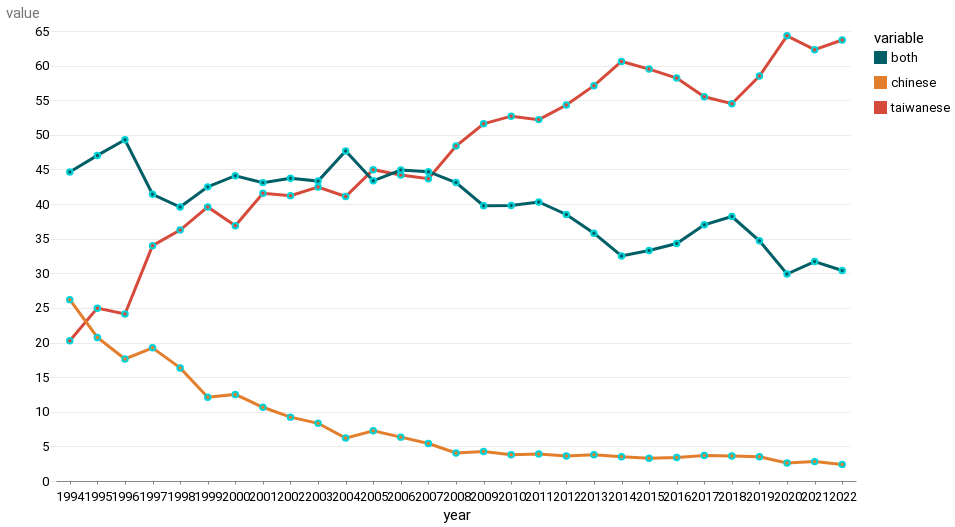

Source (notebook cell):
### Code cell
alt.Chart(id_long).mark_line(point=True).encode(
    x="year:O", y="value", color="variable:N"
)

### Figure 1 — Vega-Lite specification as saved in the notebook (floating-point values rounded to 4 significant figures)
{"config": {"view": {"width": 800, "height": 450, "strokeOpacity": 0}, "background": "#ffffff", "title": {"anchor": "start", "font": "Summit Sans", "fontColor": "palette[\"black\"]", "fontSize": 18, "fontWeight": "normal"}, "arc": {"fill": "#00d4d8"}, "area": {"fill": "#00d4d8"}, "line": {"stroke": "#00d4d8", "strokeWidth": 3}, "path": {"stroke": "#00d4d8"}, "rect": {"fill": "#00d4d8"}, "shape": {"stroke": "#00d4d8"}, "bar": {"fill": "#00d4d8"}, "point": {"stroke": "#00d4d8"}, "symbol": {"fill": "#00d4d8", "size": 30}, "axis": {"titleFont": "Roboto", "titleFontSize": 15, "titleFontWeight": "normal", "labelFont": "Roboto, sans", "labelFontSize": 13, "labelFontWeight": "normal"}, "axisX": {"labelAngle": 0, "labelPadding": 6, "tickSize": 3, "grid": false}, "axisY": {"labelBaseline": "middle", "maxExtent": 45, "minExtent": 45, "titleAlign": "left", "titleAngle": 0, "titleX": -45, "titleY": -11, "domainOpacity": 0, "gridWidth": 0.6, "gridColor": "#dddddd", "offset": 6, "tickSize": 0, "titleColor": "#767676"}, "legend": {"titleFont": "Roboto", "titleFontSize": 15, "titleFontWeight": "normal", "symbolType": "square", "labelFont": "Roboto, sans", "labelFontSize": 13}, "range": {"category": ["#005f66", "#e37e2d", "#d64a3b", "#76b0ef", "#c1bc40"], "diverging": ["#e68a4f", "#f4bb6a", "#f9e39c", "#dadfe2", "#a6b7c6", "#849eae"], "heatmap": ["#7ff6f6", "#00eeef", "#00d4d8", "#00abb2", "#00848b", "#fbf2c7", "#00363d"], "ordinal": ["#7ff6f6", "#00eeef", "#00d4d8", "#00abb2", "#00848b", "#fbf2c7", "#00363d"], "ramp": ["#7ff6f6", "#00eeef", "#00d4d8", "#00abb2", "#00848b", "#fbf2c7", "#00363d"]}}, "data": {"name": "data-7ce78aabe7a70bfc2e2cea5a332d5897"}, "mark": {"type": "line", "point": true}, "encoding": {"color": {"field": "variable", "type": "nominal"}, "x": {"field": "year", "type": "ordinal"}, "y": {"field": "value", "type": "quantitative"}}, "$schema": "https://vega.github.io/schema/vega-lite/v4.17.0.json", "datasets": {"data-7ce78aabe7a70bfc2e2cea5a332d5897": [{"year": "1994", "variable": "taiwanese", "value": 20.25}, {"year": "1995", "variable": "taiwanese", "value": 24.97}, {"year": "1996", "variable": "taiwanese", "value": 24.12}, {"year": "1997", "variable": "taiwanese", "value": 34.0}, {"year": "1998", "variable": "taiwanese", "value": 36.24}, {"year": "1999", "variable": "taiwanese", "value": 39.59}, {"year": "2000", "variable": "taiwanese", "value": 36.86}, {"year": "2001", "variable": "taiwanese", "value": 41.57}, {"year": "2002", "variable": "taiwanese", "value": 41.22}, {"year": "2003", "variable": "taiwanese", "value": 42.47}, {"year": "2004", "variable": "taiwanese", "value": 41.09}, {"year": "2005", "variable": "taiwanese", "value": 44.97}, {"year": "2006", "variable": "taiwanese", "value": 44.19}, {"year": "2007", "variable": "taiwanese", "value": 43.66}, {"year": "2008", "variable": "taiwanese", "value": 48.39}, {"year": "2009", "variable": "taiwanese", "value": 51.6}, {"year": "2010", "variable": "taiwanese", "value": 52.7}, {"year": "2011", "variable": "taiwanese", "value": 52.2}, {"year": "2012", "variable": "taiwanese", "value": 54.3}, {"year": "2013", "variable": "taiwanese", "value": 57.1}, {"year": "2014", "variable": "taiwanese", "value": 60.6}, {"year": "2015", "variable": "taiwanese", "value": 59.5}, {"year": "2016", "variable": "taiwanese", "value": 58.2}, {"year": "2017", "variable": "taiwanese", "value": 55.5}, {"year": "2018", "variable": "taiwanese", "value": 54.5}, {"year": "2019", "variable": "taiwanese", "value": 58.5}, {"year": "2020", "variable": "taiwanese", "value": 64.3}, {"year": "2021", "variable": "taiwanese", "value": 62.3}, {"year": "2022", "variable": "taiwanese", "value": 63.7}, {"year": "1994", "variable": "both", "value": 44.63}, {"year": "1995", "variable": "both", "value": 47.03}, {"year": "1996", "variable": "both", "value": 49.29}, {"year": "1997", "variable": "both", "value": 41.42}, {"year": "1998", "variable": "both", "value": 39.58}, {"year": "1999", "variable": "both", "value": 42.49}, {"year": "2000", "variable": "both", "value": 44.1}, {"year": "2001", "variable": "both", "value": 43.1}, {"year": "2002", "variable": "both", "value": 43.74}, {"year": "2003", "variable": "both", "value": 43.32}, {"year": "2004", "variable": "both", "value": 47.67}, {"year": "2005", "variable": "both", "value": 43.36}, {"year": "2006", "variable": "both", "value": 44.92}, {"year": "2007", "variable": "both", "value": 44.68}, {"year": "2008", "variable": "both", "value": 43.11}, {"year": "2009", "variable": "both", "value": 39.76}, {"year": "2010", "variable": "both", "value": 39.8}, {"year": "2011", "variable": "both", "value": 40.3}, {"year": "2012", "variable": "both", "value": 38.5}, {"year": "2013", "variable": "both", "value": 35.8}, {"year": "2014", "variable": "both", "value": 32.5}, {"year": "2015", "variable": "both", "value": 33.3}, {"year": "2016", "variable": "both", "value": 34.3}, {"year": "2017", "variable": "both", "value": 37.0}, {"year": "2018", "variable": "both", "value": 38.2}, {"year": "2019", "variable": "both", "value": 34.7}, {"year": "2020", "variable": "both", "value": 29.9}, {"year": "2021", "variable": "both", "value": 31.7}, {"year": "2022", "variable": "both", "value": 30.4}, {"year": "1994", "variable": "chinese", "value": 26.2}, {"year": "1995", "variable": "chinese", "value": 20.73}, {"year": "1996", "variable": "chinese", "value": 17.62}, {"year": "1997", "variable": "chinese", "value": 19.23}, {"year": "1998", "variable": "chinese", "value": 16.34}, {"year": "1999", "variable": "chinese", "value": 12.09}, {"year": "2000", "variable": "chinese", "value": 12.51}, {"year": "2001", "variable": "chinese", "value": 10.65}, {"year": "2002", "variable": "chinese", "value": 9.225}, {"year": "2003", "variable": "chinese", "value": 8.335}, {"year": "2004", "variable": "chinese", "value": 6.199}, {"year": "2005", "variable": "chinese", "value": 7.243}, {"year": "2006", "variable": "chinese", "value": 6.337}, {"year": "2007", "variable": "chinese", "value": 5.413}, {"year": "2008", "variable": "chinese", "value": 4.042}, {"year": "2009", "variable": "chinese", "value": 4.248}, {"year": "2010", "variable": "chinese", "value": 3.8}, {"year": "2011", "variable": "chinese", "value": 3.9}, {"year": "2012", "variable": "chinese", "value": 3.6}, {"year": "2013", "variable": "chinese", "value": 3.8}, {"year": "2014", "variable": "chinese", "value": 3.5}, {"year": "2015", "variable": "chinese", "value": 3.3}, {"year": "2016", "variable": "chinese", "value": 3.4}, {"year": "2017", "variable": "chinese", "value": 3.7}, {"year": "2018", "variable": "chinese", "value": 3.6}, {"year": "2019", "variable": "chinese", "value": 3.5}, {"year": "2020", "variable": "chinese", "value": 2.6}, {"year": "2021", "variable": "chinese", "value": 2.8}, {"year": "2022", "variable": "chinese", "value": 2.4}]}}
